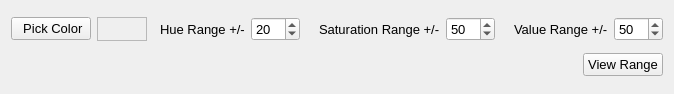
<?xml version="1.0" encoding="UTF-8"?>
<ui version="4.0">
 <class>HSVColorRange</class>
 <widget class="QWidget" name="HSVColorRange">
  <property name="geometry">
   <rect>
    <x>0</x>
    <y>0</y>
    <width>674</width>
    <height>94</height>
   </rect>
  </property>
  <property name="windowTitle">
   <string>Form</string>
  </property>
  <layout class="QVBoxLayout" name="verticalLayout">
   <item>
    <layout class="QHBoxLayout" name="ColorSelectionLayout">
     <item>
      <widget class="QPushButton" name="colorButton">
       <property name="font">
        <font>
         <pointsize>10</pointsize>
        </font>
       </property>
       <property name="text">
        <string> Pick Color</string>
       </property>
       <property name="icon">
        <iconset resource="../../resources.qrc">
         <normaloff>:/icons/color.png</normaloff>:/icons/color.png</iconset>
       </property>
       <property name="iconName" stdset="0">
        <string>color.png</string>
       </property>
      </widget>
     </item>
     <item>
      <widget class="QFrame" name="colorSample">
       <property name="minimumSize">
        <size>
         <width>50</width>
         <height>20</height>
        </size>
       </property>
       <property name="frameShape">
        <enum>QFrame::StyledPanel</enum>
       </property>
       <property name="frameShadow">
        <enum>QFrame::Raised</enum>
       </property>
      </widget>
     </item>
     <item>
      <spacer name="horizontalSpacer_4">
       <property name="orientation">
        <enum>Qt::Horizontal</enum>
       </property>
       <property name="sizeHint" stdset="0">
        <size>
         <width>18</width>
         <height>20</height>
        </size>
       </property>
      </spacer>
     </item>
     <item>
      <layout class="QHBoxLayout" name="SpinBoxLayout">
       <item>
        <widget class="QLabel" name="hueSensitivityLabel">
         <property name="font">
          <font>
           <pointsize>10</pointsize>
          </font>
         </property>
         <property name="text">
          <string>Hue Range +/-</string>
         </property>
        </widget>
       </item>
       <item>
        <widget class="QSpinBox" name="hueSpinBox">
         <property name="font">
          <font>
           <pointsize>10</pointsize>
          </font>
         </property>
         <property name="minimum">
          <number>0</number>
         </property>
         <property name="maximum">
          <number>179</number>
         </property>
         <property name="value">
          <number>20</number>
         </property>
        </widget>
       </item>
       <item>
        <spacer name="horizontalSpacer">
         <property name="orientation">
          <enum>Qt::Horizontal</enum>
         </property>
         <property name="sizeHint" stdset="0">
          <size>
           <width>18</width>
           <height>20</height>
          </size>
         </property>
        </spacer>
       </item>
       <item>
        <widget class="QLabel" name="saturationSensitivityLabel">
         <property name="font">
          <font>
           <pointsize>10</pointsize>
          </font>
         </property>
         <property name="text">
          <string>Saturation Range +/-</string>
         </property>
        </widget>
       </item>
       <item>
        <widget class="QSpinBox" name="saturationSpinBox">
         <property name="font">
          <font>
           <pointsize>10</pointsize>
          </font>
         </property>
         <property name="maximum">
          <number>255</number>
         </property>
         <property name="value">
          <number>50</number>
         </property>
        </widget>
       </item>
       <item>
        <spacer name="horizontalSpacer_2">
         <property name="orientation">
          <enum>Qt::Horizontal</enum>
         </property>
         <property name="sizeHint" stdset="0">
          <size>
           <width>18</width>
           <height>20</height>
          </size>
         </property>
        </spacer>
       </item>
       <item>
        <widget class="QLabel" name="valueSensitivityLabel">
         <property name="font">
          <font>
           <pointsize>10</pointsize>
          </font>
         </property>
         <property name="text">
          <string>Value Range +/-</string>
         </property>
        </widget>
       </item>
       <item>
        <widget class="QSpinBox" name="valueSpinBox">
         <property name="font">
          <font>
           <pointsize>10</pointsize>
          </font>
         </property>
         <property name="maximum">
          <number>255</number>
         </property>
         <property name="value">
          <number>50</number>
         </property>
        </widget>
       </item>
      </layout>
     </item>
    </layout>
   </item>
   <item>
    <layout class="QHBoxLayout" name="ColorRangeLayout">
     <item>
      <spacer name="horizontalSpacer_3">
       <property name="orientation">
        <enum>Qt::Horizontal</enum>
       </property>
       <property name="sizeHint" stdset="0">
        <size>
         <width>40</width>
         <height>20</height>
        </size>
       </property>
      </spacer>
     </item>
     <item>
      <widget class="QPushButton" name="viewRangeButton">
       <property name="sizePolicy">
        <sizepolicy hsizetype="Maximum" vsizetype="Fixed">
         <horstretch>0</horstretch>
         <verstretch>0</verstretch>
        </sizepolicy>
       </property>
       <property name="font">
        <font>
         <pointsize>10</pointsize>
        </font>
       </property>
       <property name="text">
        <string>View Range</string>
       </property>
       <property name="icon">
        <iconset resource="../../resources.qrc">
         <normaloff>:/icons/eye.png</normaloff>:/icons/eye.png</iconset>
       </property>
       <property name="iconName" stdset="0">
        <string>eye.png</string>
       </property>
      </widget>
     </item>
    </layout>
   </item>
  </layout>
 </widget>
 <resources>
  <include location="../../resources.qrc"/>
 </resources>
 <connections/>
</ui>
